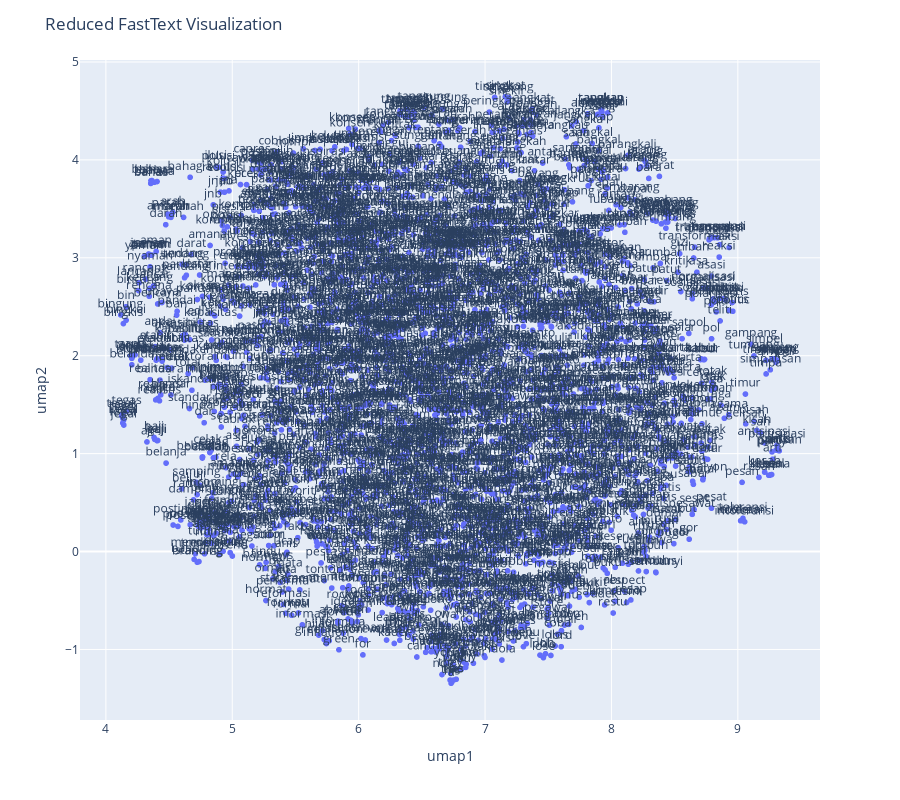

Notebook source saved alongside this figure:
### Code cell
fig = px.scatter(df, x="umap1", y="umap2", text="text")
fig.update_traces(textposition='top center')
fig.update_layout(
    height=800,
    title_text='Reduced FastText Visualization'
)
fig.show()

### Figure 1 — Plotly figure (JSON) as saved in the notebook; plotly's stock layout.template omitted (floating-point values rounded to 4 significant figures; data arrays with more than 128 entries replaced by an {"elided": "..."} marker saying what was removed)
{"data": [{"hovertemplate": "umap1=%{x}<br>umap2=%{y}<br>text=%{text}<extra></extra>", "legendgroup": "", "marker": {"color": "#636efa", "symbol": "circle"}, "mode": "markers+text", "name": "", "showlegend": false, "text": {"elided": "3012 str values"}, "textposition": "top center", "type": "scattergl", "x": {"elided": "3012 float values"}, "xaxis": "x", "y": {"elided": "3012 float values"}, "yaxis": "y"}], "layout": {"height": 800, "legend": {"tracegroupgap": 0}, "margin": {"t": 60}, "title": {"text": "Reduced FastText Visualization"}, "xaxis": {"anchor": "y", "domain": [0, 1], "title": {"text": "umap1"}}, "yaxis": {"anchor": "x", "domain": [0, 1], "title": {"text": "umap2"}}}}
